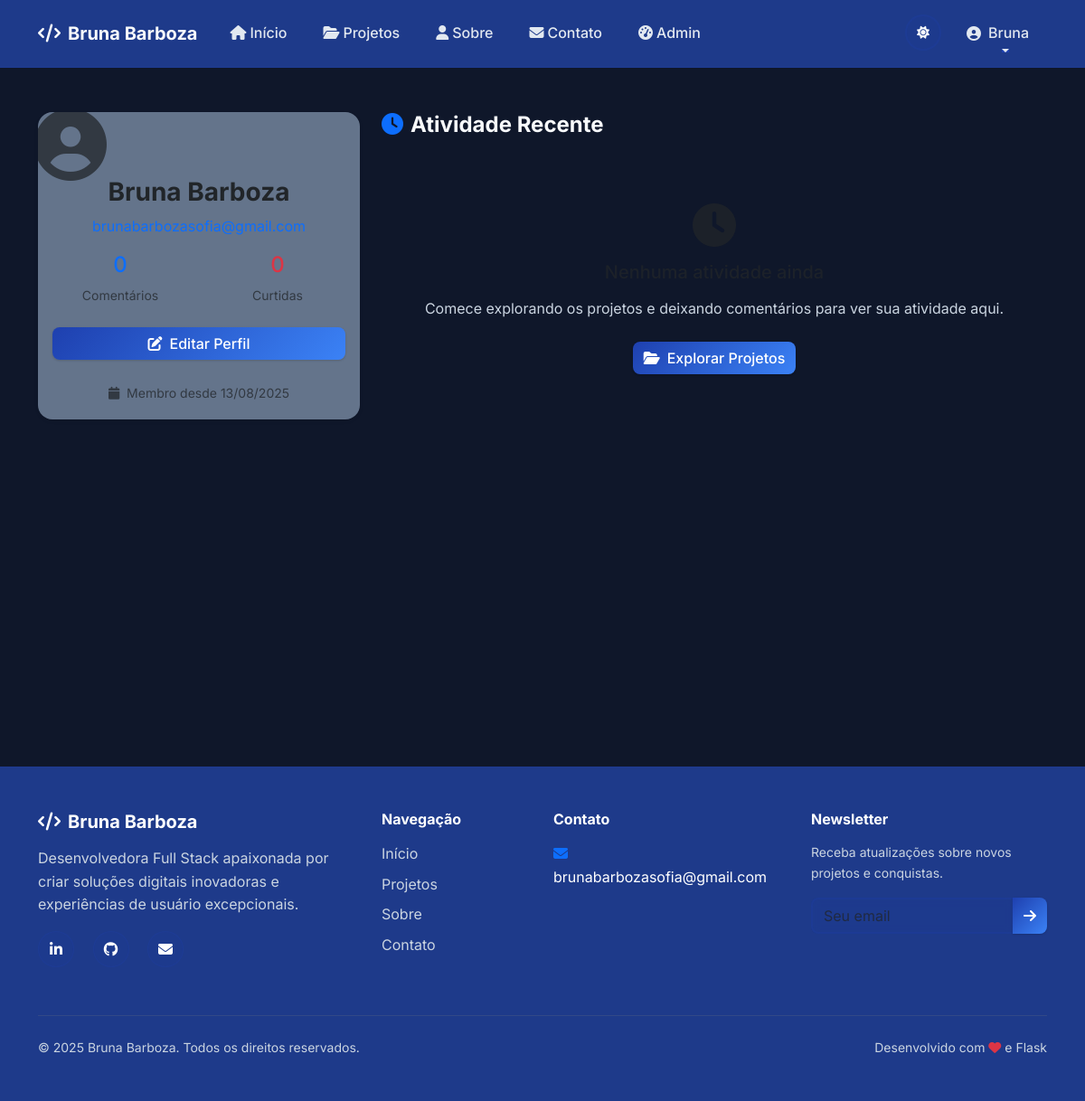
Screenshot of /profile (signed in) with the database file from the repository.
### models.py (models this page shows, shortened)
class User(UserMixin, db.Model):
    __tablename__ = 'users'
    id = db.Column(db.Integer, primary_key=True)
    name = db.Column(db.String(100), nullable=False)
    email = db.Column(db.String(120), unique=True, nullable=False)
    password_hash = db.Column(db.String(256), nullable=False)
    profile_image = db.Column(db.String(200))
    bio = db.Column(db.Text)
    is_admin = db.Column(db.Boolean, default=False)
    created_at = db.Column(db.DateTime, default=datetime.utcnow)
    comments = db.relationship('Comment', backref='user', lazy=True, cascade='all, delete-orphan')
    likes = db.relationship('Like', backref='user', lazy=True, cascade='all, delete-orphan')

### routes.py (the view)
@main_bp.route('/profile')
@login_required
def profile():
    form = ProfileForm(obj=current_user)
    return render_template('profile.html', form=form)

### templates/profile.html (shortened to what this page needs)
{% extends "base.html" %}
{% block content %}
<section class="profile-section py-5">
    <div class="container">
        <div class="row">
            <div class="col-lg-4">
                <div class="profile-card card border-0 shadow-sm sticky-top">
                    <div class="card-body text-center">
                        <div class="profile-avatar mb-3">
                            {% if current_user.profile_image %}
                            <img src="{{ url_for('main.uploaded_file', filename=current_user.profile_image) }}"
                                 class="rounded-circle" width="120" height="120" alt="{{ current_user.name }}">
                            {% else %}
                            <div class="avatar-placeholder">
                                <i class="fas fa-user-circle fa-5x text-muted"></i>
                            </div>
                            {% endif %}
                        </div>
                        <h3 class="fw-bold mb-2">{{ current_user.name }}</h3>
                        <p class="text-primary mb-3">{{ current_user.email }}</p>
                        <div class="profile-stats mb-4">
                            <div class="row text-center">
                                <div class="col-6">
                                    <div class="stat-number h4 text-primary">{{ current_user.comments|length }}</div>
                                    <div class="stat-label small text-muted">Comentários</div>
                                </div>
                                <div class="col-6">
                                    <div class="stat-number h4 text-danger">{{ current_user.likes|length }}</div>
                                    <div class="stat-label small text-muted">Curtidas</div>
                                </div>
                            </div>
                        </div>
                        <button type="button" class="btn btn-primary w-100" data-bs-toggle="modal" data-bs-target="#editProfileModal">
                            <i class="fas fa-edit me-2"></i>Editar Perfil
                        </button>
                        <div class="profile-info mt-4">
                            <small class="text-muted">
                                <i class="fas fa-calendar me-1"></i>
                                Membro desde {{ current_user.created_at|format_date }}
                            </small>
                        </div>
                    </div>
                </div>
            </div>
            <div class="col-lg-8">
                <div class="activity-section">
                    <h4 class="fw-bold mb-4">
                        <i class="fas fa-clock me-2 text-primary"></i>Atividade Recente
                    </h4>
                    {% if not current_user.comments and not current_user.likes %}
                    <div class="empty-activity text-center py-5">
                        <i class="fas fa-clock fa-3x text-muted mb-3"></i>
                        <h5 class="text-muted mb-3">Nenhuma atividade ainda</h5>
                        <p class="text-light-gray mb-4">
                            Comece explorando os projetos e deixando comentários para ver sua atividade aqui.
                        </p>
                        <a href="{{ url_for('main.projects') }}" class="btn btn-primary">
                            <i class="fas fa-folder-open me-2"></i>Explorar Projetos
                        </a>
                    </div>
                    {% endif %}
                </div>
            </div>
        </div>
    </div>
</section>
{% endblock %}

### templates/base.html (shortened to what this page needs)
<!DOCTYPE html>
<html lang="pt-BR" data-theme="dark">
<head>
    <link href="https://cdn.jsdelivr.net/npm/bootstrap@5.3.2/dist/css/bootstrap.min.css" rel="stylesheet">
    <link href="https://cdnjs.cloudflare.com/ajax/libs/font-awesome/6.5.0/css/all.min.css" rel="stylesheet">
    <link href="{{ url_for('static', filename='css/style.css') }}" rel="stylesheet">
</head>
<body>
    <nav class="navbar navbar-expand-lg navbar-dark bg-primary-dark fixed-top">
        <div class="container">
            <a class="navbar-brand fw-bold" href="{{ url_for('main.index') }}">
                <i class="fas fa-code me-2"></i>Bruna Barboza
            </a>
            <div class="collapse navbar-collapse" id="navbarNav">
                <ul class="navbar-nav me-auto">
                    <li class="nav-item">
                        <a class="nav-link" href="{{ url_for('main.index') }}">
                            <i class="fas fa-home me-1"></i>Início
                        </a>
                    </li>
                    <li class="nav-item">
                        <a class="nav-link" href="{{ url_for('main.projects') }}">
                            <i class="fas fa-folder-open me-1"></i>Projetos
                        </a>
                    </li>
                    <li class="nav-item">
                        <a class="nav-link" href="{{ url_for('main.about') }}">
                            <i class="fas fa-user me-1"></i>Sobre
                        </a>
                    </li>
                    <li class="nav-item">
                        <a class="nav-link" href="{{ url_for('main.contact') }}">
                            <i class="fas fa-envelope me-1"></i>Contato
                        </a>
                    </li>
                    {% if current_user.is_authenticated and current_user.is_admin %}
                    <li class="nav-item">
                        <a class="nav-link text-warning" href="{{ url_for('admin.dashboard') }}">
                            <i class="fas fa-tachometer-alt me-1"></i>Admin
                        </a>
                    </li>
                    {% endif %}
                </ul>
                <ul class="navbar-nav">
                    <li class="nav-item">
                        <button class="btn btn-outline-light btn-sm me-2" id="theme-toggle" title="Alternar tema">
                            <i class="fas fa-moon" id="theme-icon"></i>
                        </button>
                    </li>
                    {% if current_user.is_authenticated %}
                    <li class="nav-item dropdown">
                        <a class="nav-link dropdown-toggle d-flex align-items-center" href="#" role="button" data-bs-toggle="dropdown">
                            {% if current_user.profile_image %}
                            <img src="{{ url_for('main.uploaded_file', filename=current_user.profile_image) }}"
                                 class="rounded-circle me-2" width="24" height="24" alt="Perfil">
                            {% else %}
                            <i class="fas fa-user-circle me-2"></i>
                            {% endif %}
                            {{ current_user.name.split()[0] }}
                        </a>
                    </li>
                    {% endif %}
                </ul>
            </div>
        </div>
    </nav>
    <main class="main-content">
        {% block content %}{% endblock %}
    </main>
    <footer class="bg-primary-dark text-white py-5 mt-5">
        <div class="container">
            <div class="row">
                <div class="col-lg-4 mb-4">
                    <h5 class="fw-bold mb-3">
                        <i class="fas fa-code me-2"></i>Bruna Barboza
                    </h5>
                    <p class="text-light-gray">
                        Desenvolvedora Full Stack apaixonada por criar soluções digitais inovadoras
                        e experiências de usuário excepcionais.
                    </p>
                    <div class="social-links">
                        <a href="https://linkedin.com/in/brunabarboza" target="_blank" class="text-white me-3" title="LinkedIn">
                            <i class="fab fa-linkedin-in"></i>
                        </a>
                        <a href="https://github.com/brubsb" target="_blank" class="text-white me-3" title="GitHub">
                            <i class="fab fa-github"></i>
                        </a>
                        <a href="mailto:brunabarbozasofia@gmail.com" class="text-white me-3" title="Email">
                            <i class="fas fa-envelope"></i>
                        </a>
                    </div>
                </div>
                <div class="col-lg-2 col-md-6 mb-4">
                    <h6 class="fw-bold mb-3">Navegação</h6>
                    <ul class="list-unstyled">
                        <li class="mb-2"><a href="{{ url_for('main.index') }}" class="text-light-gray text-decoration-none">Início</a></li>
                        <li class="mb-2"><a href="{{ url_for('main.projects') }}" class="text-light-gray text-decoration-none">Projetos</a></li>
                        <li class="mb-2"><a href="{{ url_for('main.about') }}" class="text-light-gray text-decoration-none">Sobre</a></li>
                        <li class="mb-2"><a href="{{ url_for('main.contact') }}" class="text-light-gray text-decoration-none">Contato</a></li>
                    </ul>
                </div>
                <div class="col-lg-3 col-md-6 mb-4">
                    <h6 class="fw-bold mb-3">Contato</h6>
                    <ul class="list-unstyled">
                        <li class="mb-2">
                            <i class="fas fa-envelope me-2 text-primary"></i>
                            brunabarbozasofia@gmail.com
                        </li>
                    </ul>
                </div>
                <div class="col-lg-3 mb-4">
                    <h6 class="fw-bold mb-3">Newsletter</h6>
                    <p class="text-light-gray small">
                        Receba atualizações sobre novos projetos e conquistas.
                    </p>
                    <form class="newsletter-form">
                        <div class="input-group">
                            <input type="email" class="form-control" placeholder="Seu email">
                            <button class="btn btn-primary" type="submit">
                                <i class="fas fa-arrow-right"></i>
                            </button>
                        </div>
                    </form>
                </div>
            </div>
            <hr class="my-4 border-secondary">
            <div class="row align-items-center">
                <div class="col-md-6">
                    <p class="mb-0 text-light-gray small">
                        © {{ current_year }} Bruna Barboza. Todos os direitos reservados.
                    </p>
                </div>
                <div class="col-md-6 text-md-end">
                    <p class="mb-0 text-light-gray small">
                        Desenvolvido com <i class="fas fa-heart text-danger"></i> e Flask
                    </p>
                </div>
            </div>
        </div>
    </footer>
</body>
</html>

### rows the page displays
User: name "Bruna", name "Bruna Barboza", created_at "13/08/2025"
